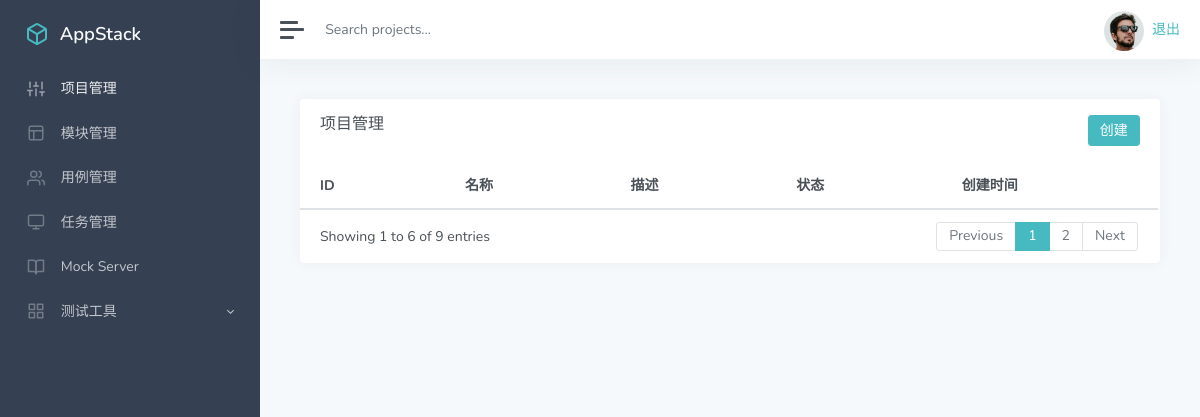
/manage/ (signed in), run on an earlier commit of the app's database.
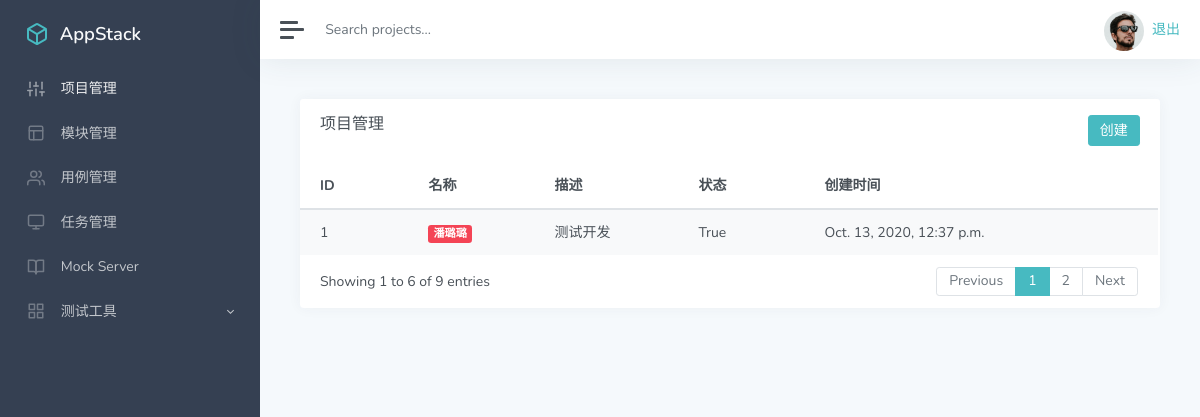
And on a later commit of the database.
### app_manage/models.py (models this page shows)
class Project(models.Model):
    name = models.CharField('名称',max_length=100,blank=False,default='')
    describe = models.TextField('描述',default='')
    status = models.BooleanField('状态',default=True)
    update_time = models.DateTimeField('更新时间',auto_now=True)
    create_time = models.DateTimeField('创建时间',auto_now_add=True)

### app_manage/views.py (the view)
# urls.py: path('',views.manage),  # 跳转至app_manage\views.py文件manage函数
@login_required
def manage(request):
    project_list = Project.objects.all()
    return render(request,'manager.html',{'projects':project_list})

### templates/manager.html (shortened to what the changed rows need)
<!DOCTYPE html>
<html lang="en">
<head>
    {% load static %}
    <link href='{% static "/css/classic.css" %}' rel='stylesheet' type='text/css'/>
</head>
<body>
<div class="wrapper">
    <div class="main">
        <main class="content">
            <div class="container-fluid p-0">
                <div class="row">
                    <div class="col-12 col-lg-12 d-flex">
                        <div class="card flex-fill">
                            <div id="datatables-dashboard-products_wrapper"
                                 class="dataTables_wrapper dt-bootstrap4 no-footer">
                                <div class="row">
                                    <div class="col-sm-12">
                                        <table id="datatables-dashboard-products"
                                               class="table table-striped my-0 dataTable no-footer" role="grid"
                                               aria-describedby="datatables-dashboard-products_info"
                                               style="
                                        width: 100%;
                                        height: 100%;
                                        ">
                                            <thead>
                                            <tr role="row">
                                                <th>ID</th>
                                                <th>名称</th>
                                                <th>描述</th>
                                                <th>状态</th>
                                                <th>创建时间</th>
                                            </tr>
                                            </thead>
                                            <tbody>
                                            {% for p in projects %}
                                            <tr role="row" class="odd">
                                                <td class="sorting_1">{{p.id}}</td>
                                                <td><span class="badge badge-danger">{{p.name}}</span></td>
                                                <td class="d-none d-xl-table-cell">{{p.describe}}</td>
                                                <td class="d-none d-xl-table-cell">{{p.status}}</td>
                                                <td class="d-none d-xl-table-cell">{{p.create_time}}</td>
                                            </tr>
                                            {% endfor %}
                                            </tbody>
                                        </table>
                                    </div>
                                </div>
                            </div>
                        </div>
                    </div>
                </div>
            </div>
        </main>
    </div>
</div>
</body>
</html>

What changed in the data, as far as the page shows it:
added Project: id "1", name "潘璐璐", describe "测试开发", status "True", create_time "Oct. 13, 2020, 12:37 p.m."
